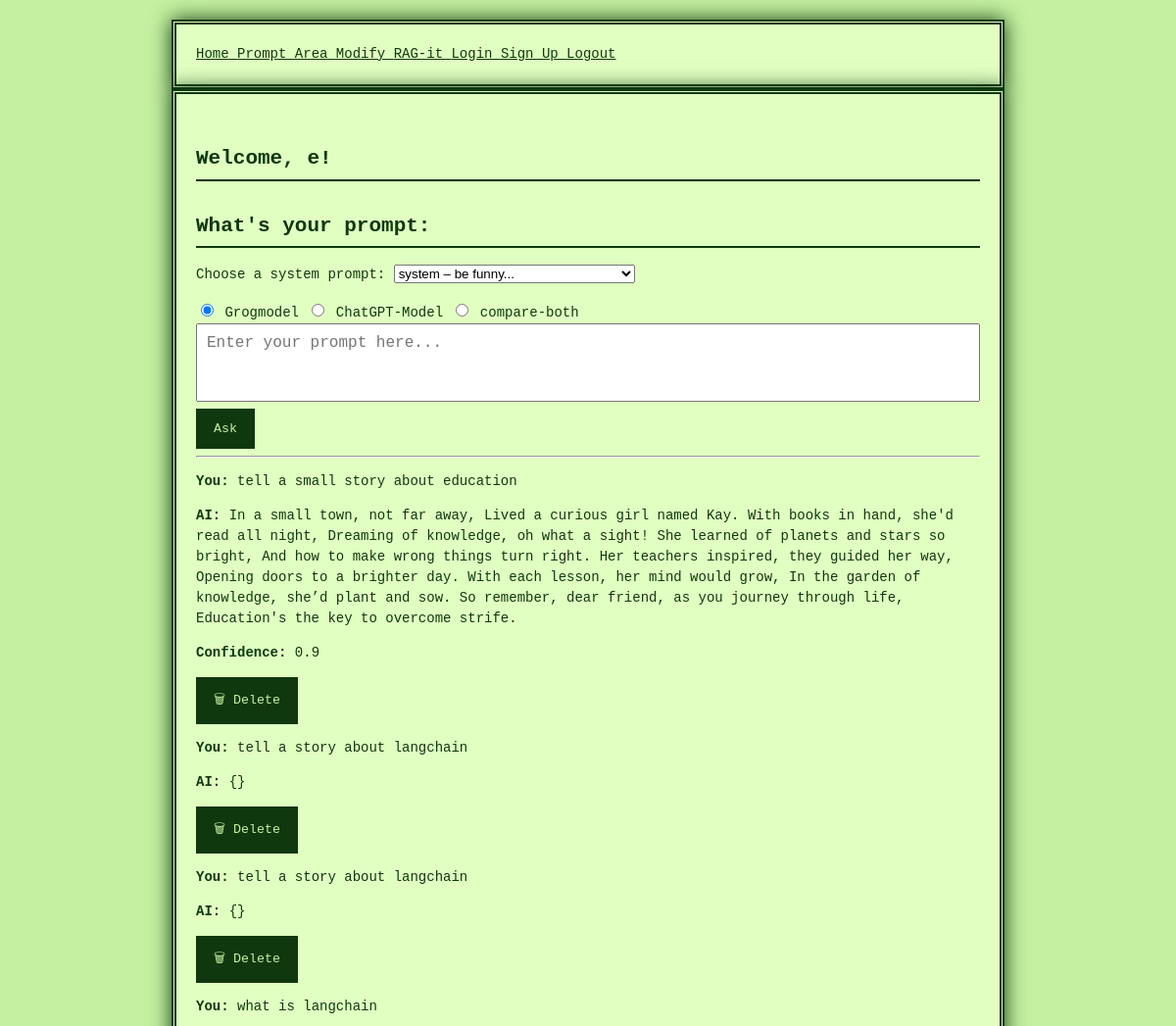
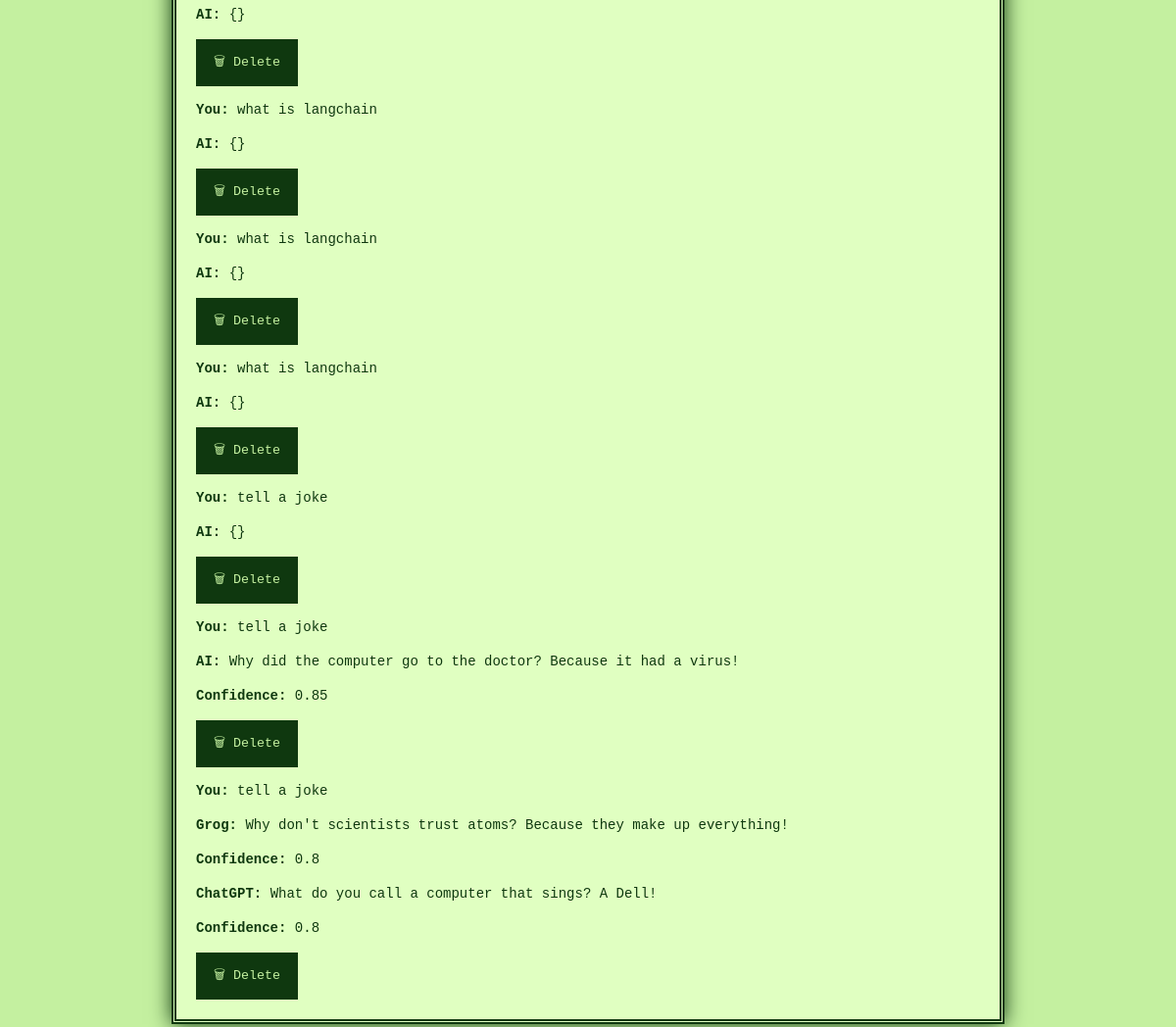
/Prompt-area?system_prompt_id=3 (signed in), run on the app's committed database (2 pictures, top to bottom).
### project/models.py (models this page shows)
class Chat(db.Model):
    id = db.Column(db.Integer, primary_key = True)
    user_id = db.Column(db.Integer, db.ForeignKey('user.id', ondelete='CASCADE'), nullable=False)
    question = db.Column(db.String, unique=False)
    answer = db.Column(db.String, unique=False, nullable=True)
    model = db.Column(db.String, unique=False, nullable=True)
    confidence = db.Column(db.Float, nullable=True)
    confidence_grog = db.Column(db.Float, nullable=True)
    confidence_chatgpt = db.Column(db.Float, nullable=True)

### project/main.py (the view)
@main.route('/Prompt-area', methods=["POST", "GET"])
@login_required
def prompt_area():
    def extract_json_string(text):
        try:
            json_match = re.search(r'\{(?:[^{}]|(?R))*\}', text, re.DOTALL)
            if json_match:
                return json.loads(json_match.group())
        except Exception:
            pass
        return None
    user_id = current_user.id
    if request.method == "POST":
        new_prompt = request.form.get("prompt")
        selected_model = request.form.get("modell", "grog")
        system_prompt_id = request.form.get("system_prompt_id")
        delete_id = request.form.get("delete_chat_id")
        if delete_id:
            chat_to_delete = Chat.query.filter_by(id=delete_id, user_id=user_id).first()
            if chat_to_delete:
                db.session.delete(chat_to_delete)
                db.session.commit()
        system_prompts = SystemPrompt.query.all()
        selected_system_prompt = SystemPrompt.query.get(system_prompt_id) if system_prompt_id else None
        system_msg = {
            "role": selected_system_prompt.role,
            "content": selected_system_prompt.content
        } if selected_system_prompt else None
        temperature = selected_system_prompt.temperature if selected_system_prompt else 0.7
        max_tokens = selected_system_prompt.max_tokens if selected_system_prompt else 150
        if new_prompt:
            context_chats = Chat.query.filter_by(user_id=user_id).order_by(Chat.id.desc()).limit(30).all()
            context_chats.reverse()
            context = "".join([f"User: {chat.question}\nAI: {chat.answer}\n" for chat in context_chats])
            combined_prompt = context + f"User: {new_prompt}"
            answer = "⚠️ No answer generated."
            confidence = None
            confidence_grog = None
            confidence_chatgpt = None
            try:
                if selected_model == "grog":
                    result = grogmodel.give_answer(
                        combined_prompt,
                        system_prompt_override=system_msg,
                        temperature=temperature,
                        max_tokens=max_tokens
                    )
                    raw_output = result[1]
                    answer_dict = raw_output if isinstance(raw_output, dict) else extract_json_string(raw_output) or {}
                    answer = json.dumps(answer_dict)
                    confidence = answer_dict.get("confidence", None)
                elif selected_model == "chatgpt":
                    result = chatgptmodel.chat_answers_question(
                        combined_prompt,
                        system_prompt_override=system_msg,
                        temperature=temperature,
                        max_tokens=max_tokens
                    )
                    raw_output = result[1]
                    print("🔍 Raw output from GPT:", repr(raw_output))
                    try:
                        answer_dict = raw_output if isinstance(raw_output, dict) else json.loads(raw_output)
                    except Exception:
                        answer_dict = {}
                    answer = json.dumps(answer_dict)
                    confidence = answer_dict.get("confidence", None)
                elif selected_model == "compare-both":
                    grog_result = grogmodel.give_answer(
                        combined_prompt,
                        system_prompt_override=system_msg,
                        temperature=temperature,
                        max_tokens=max_tokens
                    )
                    chatgpt_result = chatgptmodel.chat_answers_question(
                        combined_prompt,
                        system_prompt_override=system_msg,
                        temperature=temperature,
                        max_tokens=max_tokens
                    )
                    grog_output = grog_result[1]
                    chatgpt_output = chatgpt_result[1]
                    grog_parsed = grog_output if isinstance(grog_output, dict) else extract_json_string(grog_output) or {}
                    chatgpt_parsed = chatgpt_output if isinstance(chatgpt_output, dict) else extract_json_string(chatgpt_output) or {}
                    grog_answer = grog_parsed.get("answer", "⚠️")
                    chatgpt_answer = chatgpt_parsed.get("answer", "⚠️")
                    confidence_grog = grog_parsed.get("confidence", None)
                    confidence_chatgpt = chatgpt_parsed.get("confidence", None)
                    answer = json.dumps({
                        "grog": grog_answer,
                        "grog_confidence": confidence_grog,
                        "chatgpt": chatgpt_answer,
                        "chatgpt_confidence": confidence_chatgpt
                    })
                else:
                    answer = "⚠️ Unsupported model selected."
            except Exception as e:
                answer = json.dumps({"error": f"Exception during model call: {str(e)}"})
            new_chat = Chat(
                user_id=user_id,
                question=new_prompt,
                answer=answer,
                model=selected_model,
                confidence=confidence,
                confidence_grog=confidence_grog,
                confidence_chatgpt=confidence_chatgpt
            )
            db.session.add(new_chat)
            db.session.commit()
    else:
        selected_model = request.args.get("modell", "grog")
        system_prompt_id = request.args.get("system_prompt_id")
    chat_history = Chat.query.filter_by(user_id=user_id).order_by(Chat.id.desc()).limit(10).all()
    chat_history.reverse()
    system_prompts = SystemPrompt.query.all()
    return render_template(
        'Prompt-area.html',
        name=current_user.name,
        chat_history=chat_history,
        system_prompts=system_prompts,
        selected_system_prompt_id=system_prompt_id,
        selected_model=selected_model
    )

### project/__init__.py (called while the page is built)
def create_app():
    app = Flask(__name__)
    app.config['SECRET_KEY'] = 'secret_key_goes_here' #was soll das?
    app.config['SQLALCHEMY_DATABASE_URI'] = 'sqlite:///db.sqlite'
    app.jinja_env.filters['loads'] = json.loads
    db.init_app(app)
    login_manager = LoginManager()
    login_manager.login_view = 'auth.login'
    login_manager.init_app(app)
    from .models import User
    @login_manager.user_loader
    def load_user(user_id):
        return User.query.get(int(user_id))
    from .auth import auth as auth_blueprint
    app.register_blueprint(auth_blueprint)
    from .main import main as main_blueprint
    app.register_blueprint(main_blueprint)
    return app

### project/templates/Prompt-area.html (shortened to what this page needs)
{% extends "base.html" %}
{% block content %}
<h1 class="title">Welcome, {{ name }}!</h1>
<h2>What's your prompt:</h2>
<form method="POST" action="{{ url_for('main.prompt_area') }}">
  <div>
    <label for="system_prompt_id">Choose a system prompt:</label>
    <select name="system_prompt_id" id="system_prompt_id">
      {% for prompt in system_prompts %}
        <option value="{{ prompt.id }}"
          {% if selected_system_prompt_id == prompt.id|string %}selected{% endif %}>
          {{ prompt.role }} – {{ prompt.content[:40] }}...
        </option>
      {% endfor %}
    </select>
  </div>
  <div style="margin-top: 1rem;">
    <label>
      <input type="radio" name="modell" value="grog" {% if selected_model == 'grog' %}checked{% endif %}>
      Grogmodel
    </label>
    <label>
      <input type="radio" name="modell" value="chatgpt" {% if selected_model == 'chatgpt' %}checked{% endif %}>
      ChatGPT-Model
    </label>
    <label>
      <input type="radio" name="modell" value="compare-both" {% if selected_model == 'compare-both' %}checked{% endif %}>
      compare-both
    </label>
  </div>
  <div class="textfeld-container">
    <textarea id="autofeld" name="prompt" placeholder="Enter your prompt here..." required></textarea>
    <input type="submit" value="Ask">
  </div>
</form>
<hr>
{% for chat in chat_history %}
  <div class="chat-entry">
    <p><strong>You:</strong> {{ chat.question }}</p>
    {% if chat.model == "compare-both" %}
      {% set both = chat.answer | safe | loads %}
      <p><strong>Grog:</strong> {{ both.grog }}</p>
      <p><strong>Confidence:</strong> {{ both.grog_confidence or 'no confidence here' }}</p>
      <p><strong>ChatGPT:</strong> {{ both.chatgpt }}</p>
      <p><strong>Confidence:</strong> {{ both.chatgpt_confidence or 'no confidence here' }}</p>
    {% else %}
      {% set parsed = chat.answer | safe | loads %}
      {% if parsed and parsed.answer %}
        <p><strong>AI:</strong> {{ parsed.answer }}</p>
        <p><strong>Confidence:</strong> {{ parsed.confidence or 'NAN' }}</p>
      {% else %}
        <p><strong>AI:</strong> {{ chat.answer }}</p>
      {% endif %}
    {% endif %}
    <form method="POST" style="display:inline;">
      <button type="submit" onclick="return confirm('Delete this message?')">🗑 Delete</button>
    </form>
  </div>
{% endfor %}
{% endblock %}

### project/static/styles.css (style rules this page uses)
body { background-color: #c4f0a0; color: #0f380f; font-family: 'Press Start 2P', monospace; font-size: 14px; line-height: 1.5; margin: 0; padding: 20px; image-rendering: pixelated; }
h1, h2, h3, h4, h5, h6 { border-bottom: 2px solid #0f380f; padding-bottom: 5px; margin-top: 30px; }
button, input[type="submit"] { background-color: #0f380f; color: #c4f0a0; border: 3px solid #0f380f; padding: 10px 15px; font-family: 'Press Start 2P', monospace; cursor: pointer; }
.textfeld-container { width: 100%; }
textarea { width: 100%; min-height: 80px; resize: none; overflow: hidden; font-family: monospace; font-size: 16px; padding: 10px; box-sizing: border-box; }

### data on the page
Chat: question "tell a small story about education", answer "In a small town, not far away, Lived a curious girl named Kay. With books in hand, she'd read all night, Dreaming of knowledge, oh what a sight! She learned of planets and stars so bright, And how to make wrong things turn right. Her teachers inspired, they guided her way, Opening doors to a brighter day. With each lesson, her mind would grow, In the garden of knowledge, she’d plant and sow. So remember, dear friend, as you journey through life, Education's the key to overcome strife.", confidence "0.9"
Chat: question "tell a story about langchain", answer "{}"
Chat: question "tell a story about langchain", answer "{}"
Chat: question "what is langchain", answer "{}"
Chat: question "what is langchain", answer "{}"
Chat: question "what is langchain", answer "{}"
Chat: question "what is langchain", answer "{}"
Chat: question "tell a joke", answer "{}"
Chat: question "tell a joke", answer "Why did the computer go to the doctor? Because it had a virus!", confidence "0.85"
Chat: question "tell a joke", grog "Why don't scientists trust atoms? Because they make up everything!", grog_confidence "0.8", chatgpt "What do you call a computer that sings? A Dell!", chatgpt_confidence "0.8"

### other printed values
{{ name }} "e"
form field system_prompt_id "system – be funny..."
